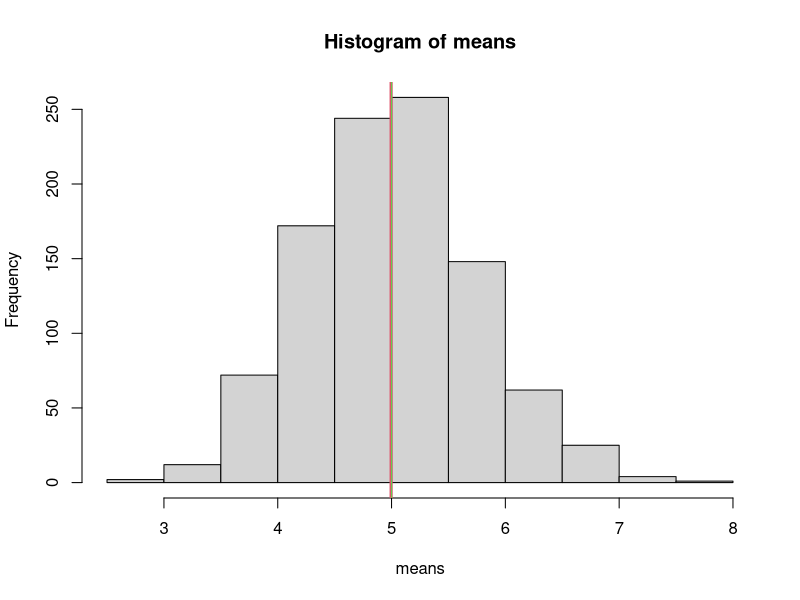
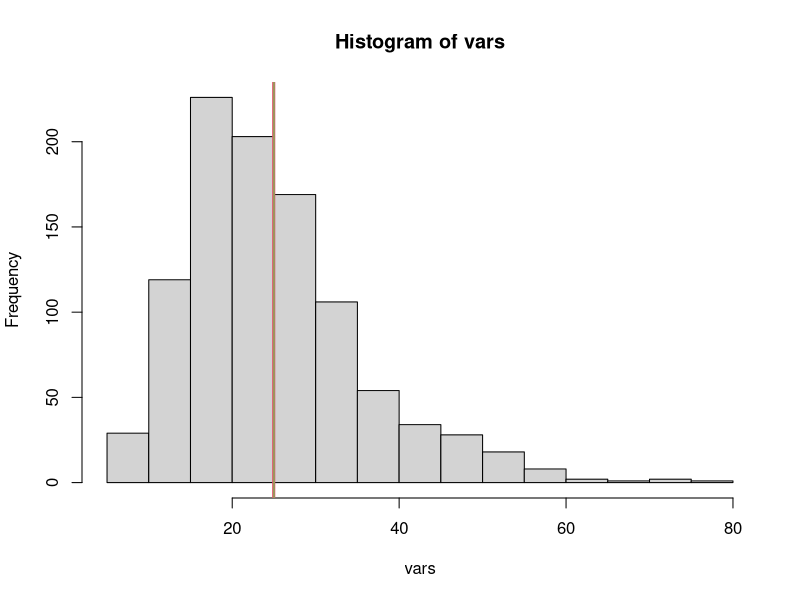
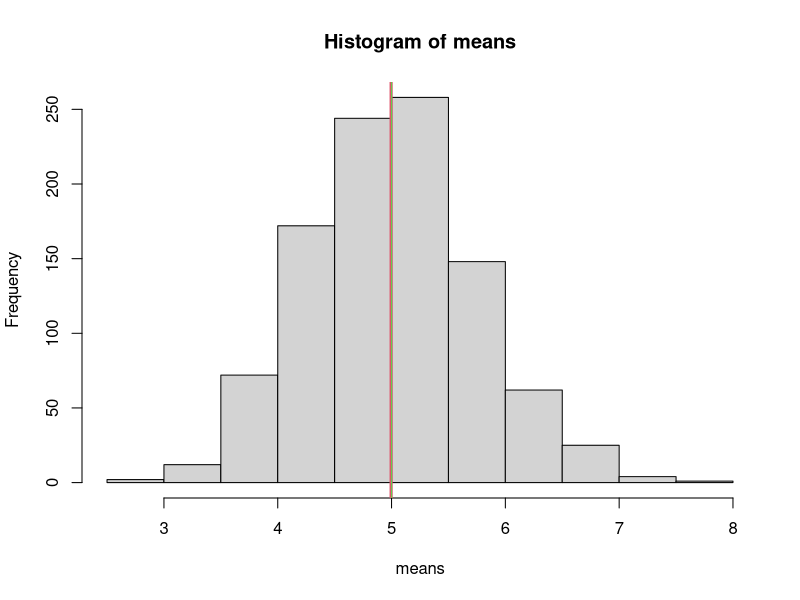
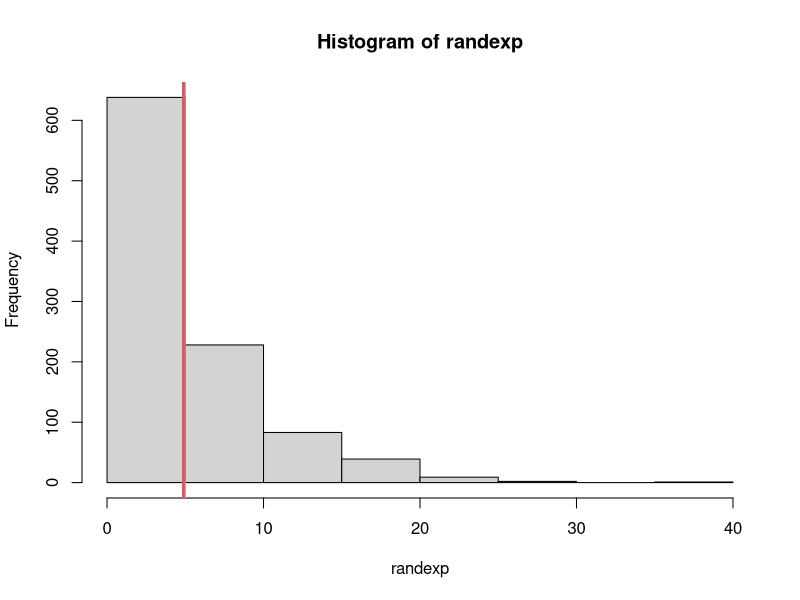
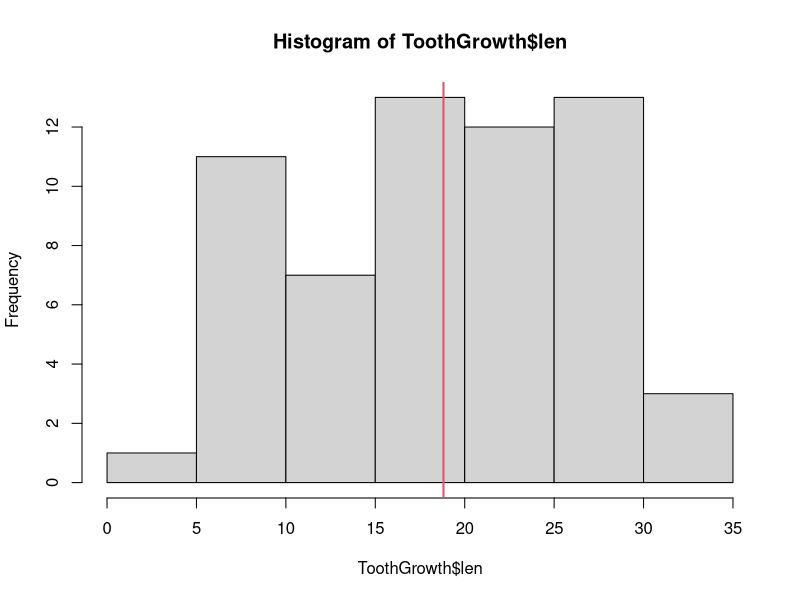
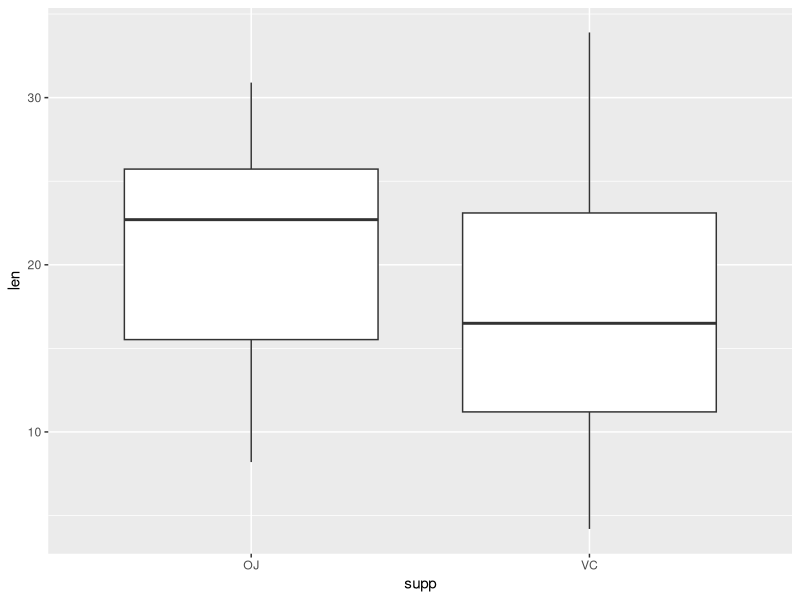
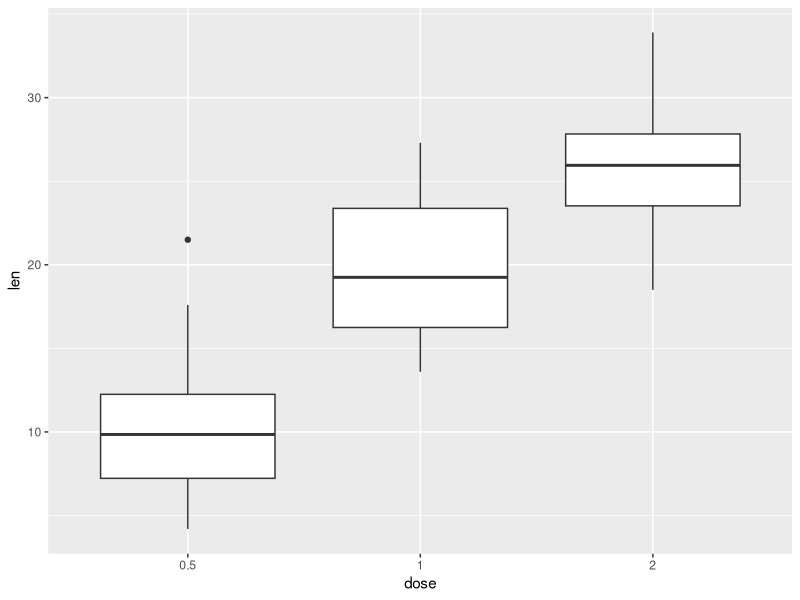
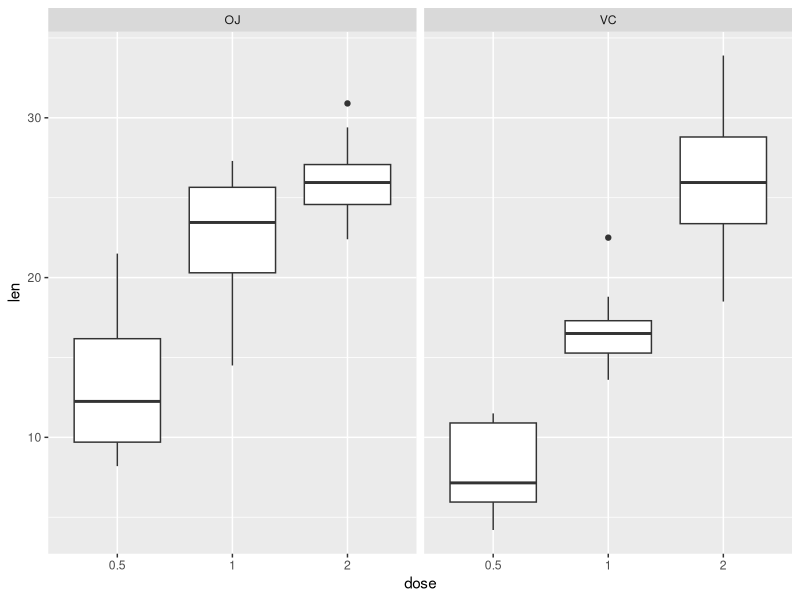

Generate these figures, in order, with R:
## ---- chunk 1
knitr::opts_chunk$set(echo = TRUE)
## ---- chunk 2
lam = .2
mn <- 1/.2
sd <- 1/.2
var <- (1/.2)**2
se <- sd/sqrt(40)
sample <- rexp(40000, .2)
## ---- chunk 3
mat <- matrix(sample, 1000, 40)
## ---- chunk 4
means <- apply(mat, 1, mean)
hist(means)
mns <- mean(means)
abline(v = mean(mns), col = 2, lwd = 3)
abline(v = 5, col = 3, lwd = 1)
## ---- chunk 5
mns ##The exact value of the mean of the sample means.

qu <- (mns-mn)/se  ##The quantile of the mean of sample means from the expected mean of 5.

pval <- pnorm(mns, mean = mn, sd = se, lower.tail = FALSE) ##The p value of the mean of sample means.
## ---- chunk 6
vars <- apply(mat, 1, var)
hist(vars)
abline(v=mean(vars), col = 2, lwd = 3)
abline(v=var, col = 3, lwd = 1)
## ---- chunk 7
vs <- mean(vars)
vs ##The exact value of the mean of the sample variances.
## ---- chunk 8
hist(means)
abline(v = mean(mns), col = 2, lwd = 3)
abline(v = 5, col = 3, lwd = 1)
## ---- chunk 9
randexp <- rexp(1000, .2)
hist(randexp)
abline(v = mean(randexp), col = 2, lwd = 3)
abline(v = 5, col = 3, lwd = 1)
## ---- chunk 10
library(ggplot2)
library(dplyr)

data("ToothGrowth")
head(ToothGrowth)
## ---- chunk 11
str(ToothGrowth)
ToothGrowth$dose <- as.factor(as.character(ToothGrowth$dose))
summary(ToothGrowth)
## ---- chunk 12
hist(ToothGrowth$len) ##Histogram of all the length values.
abline(v = mean(ToothGrowth$len), col = 2, lwd = 2)
mean(ToothGrowth$len)


q <- ggplot(ToothGrowth, aes(x = supp, y = len)) + geom_boxplot() ##Boxplot of the lengths as a function of the supplement.
q
p <- ggplot(ToothGrowth, aes(x = dose, y = len)) + geom_boxplot() ##Boxplot of the lengths as a function of the dosage.
p
g <- ggplot(ToothGrowth, aes(x = dose, y = len)) + geom_boxplot() + facet_grid(.~supp)
g ##Boxplot of the lengths as a function of the dosage and split up by supplement.
## ---- chunk 13
suppgrp <- group_by(ToothGrowth, supp)
supplement <- summarise(suppgrp, Mean.Length = mean(len), SD.Length = sd(len), n = length(supp))
supplement
## ---- chunk 14
x2 <- as.numeric(supplement[2, "Mean.Length"])
x1 <- as.numeric(supplement[1, "Mean.Length"])
sd2 <- as.numeric(supplement[2, "SD.Length"])
sd1 <- as.numeric(supplement[1, "SD.Length"])
n2 <- as.numeric(supplement[2, "n"])
n1 <- as.numeric(supplement[1, "n"])
x1-x2+c(-1,1)*qt(.975, n1+n2-2)*sqrt(((n1-1)*sd1**2+(n2-2)*sd2**2)/(n1+n2-2))*sqrt(1/n1+1/n2)
## ---- chunk 15
dosegrp <- group_by(ToothGrowth, dose)
dosage <- summarise(dosegrp, Mean.Length = mean(len), SD.Length = sd(len), n = length(dose))
dosage
## ---- chunk 16
19.735-10.605+c(-1,1)*qt(.975, 38)*sqrt((19*4.415436**2+19*4.499763**2)/38)*sqrt(1/20+1/20)
## ---- chunk 17
26.1-19.735+c(-1,1)*qt(.975, 38)*sqrt((19*4.415436**2+19*3.77415**2)/38)*sqrt(1/20+1/20)
